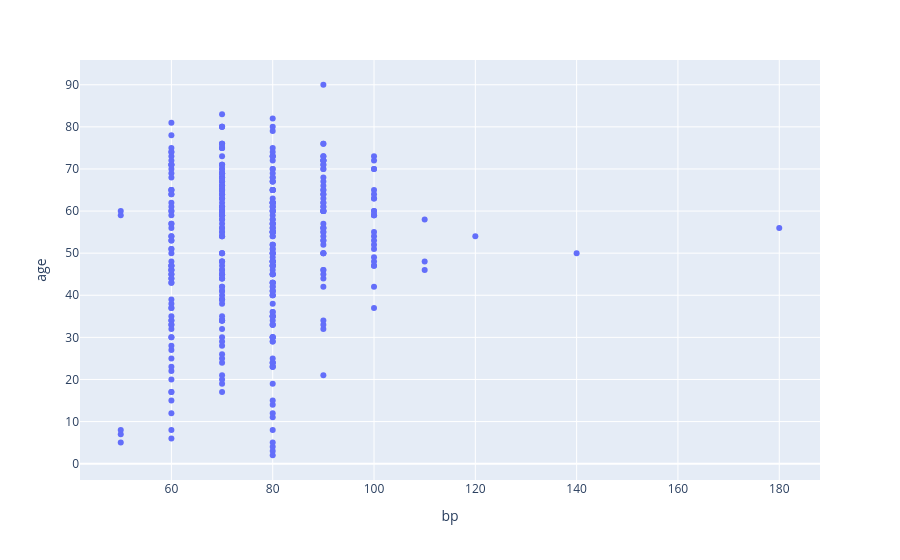

The code cell stored with this chart in its notebook:
### Code cell
px.scatter(
    df,
    x= "bp",
    y= "age"
)

### Figure 1 — Plotly figure (JSON) as saved in the notebook; plotly's stock layout.template omitted (floating-point values rounded to 4 significant figures; data arrays with more than 128 entries replaced by an {"elided": "..."} marker saying what was removed)
{"data": [{"hovertemplate": "bp=%{x}<br>age=%{y}<extra></extra>", "legendgroup": "", "marker": {"color": "#636efa", "symbol": "circle"}, "mode": "markers", "name": "", "orientation": "v", "showlegend": false, "type": "scatter", "x": {"elided": "400 float values"}, "xaxis": "x", "y": {"elided": "400 float values"}, "yaxis": "y"}], "layout": {"legend": {"tracegroupgap": 0}, "margin": {"t": 60}, "xaxis": {"anchor": "y", "domain": [0, 1], "title": {"text": "bp"}}, "yaxis": {"anchor": "x", "domain": [0, 1], "title": {"text": "age"}}}}
